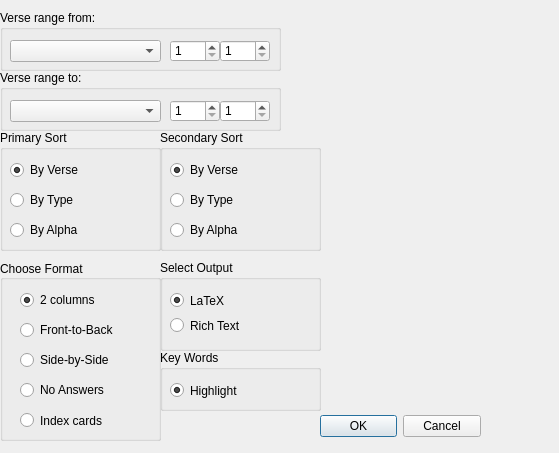
<?xml version="1.0" encoding="UTF-8"?>
<ui version="4.0">
 <class>Dialog</class>
 <widget class="QDialog" name="Dialog">
  <property name="geometry">
   <rect>
    <x>0</x>
    <y>0</y>
    <width>559</width>
    <height>453</height>
   </rect>
  </property>
  <property name="windowTitle">
   <string>Dialog</string>
  </property>
  <widget class="QDialogButtonBox" name="OkBox">
   <property name="geometry">
    <rect>
     <x>320</x>
     <y>410</y>
     <width>161</width>
     <height>32</height>
    </rect>
   </property>
   <property name="sizePolicy">
    <sizepolicy hsizetype="Expanding" vsizetype="Expanding">
     <horstretch>0</horstretch>
     <verstretch>0</verstretch>
    </sizepolicy>
   </property>
   <property name="standardButtons">
    <set>QDialogButtonBox::Cancel|QDialogButtonBox::Ok</set>
   </property>
  </widget>
  <widget class="QGroupBox" name="fromBox">
   <property name="geometry">
    <rect>
     <x>0</x>
     <y>10</y>
     <width>281</width>
     <height>61</height>
    </rect>
   </property>
   <property name="title">
    <string>Verse range from:</string>
   </property>
   <widget class="QSpinBox" name="verse1">
    <property name="geometry">
     <rect>
      <x>220</x>
      <y>30</y>
      <width>50</width>
      <height>22</height>
     </rect>
    </property>
    <property name="minimum">
     <number>1</number>
    </property>
   </widget>
   <widget class="QComboBox" name="book1">
    <property name="geometry">
     <rect>
      <x>10</x>
      <y>30</y>
      <width>151</width>
      <height>22</height>
     </rect>
    </property>
   </widget>
   <widget class="QSpinBox" name="chapter1">
    <property name="geometry">
     <rect>
      <x>170</x>
      <y>30</y>
      <width>50</width>
      <height>22</height>
     </rect>
    </property>
    <property name="minimum">
     <number>1</number>
    </property>
   </widget>
  </widget>
  <widget class="QGroupBox" name="ToBox">
   <property name="geometry">
    <rect>
     <x>0</x>
     <y>70</y>
     <width>281</width>
     <height>61</height>
    </rect>
   </property>
   <property name="title">
    <string>Verse range to:</string>
   </property>
   <widget class="QSpinBox" name="verse2">
    <property name="geometry">
     <rect>
      <x>220</x>
      <y>30</y>
      <width>50</width>
      <height>22</height>
     </rect>
    </property>
    <property name="minimum">
     <number>1</number>
    </property>
   </widget>
   <widget class="QComboBox" name="book2">
    <property name="geometry">
     <rect>
      <x>10</x>
      <y>30</y>
      <width>151</width>
      <height>22</height>
     </rect>
    </property>
   </widget>
   <widget class="QSpinBox" name="chapter2">
    <property name="geometry">
     <rect>
      <x>170</x>
      <y>30</y>
      <width>50</width>
      <height>22</height>
     </rect>
    </property>
    <property name="minimum">
     <number>1</number>
    </property>
   </widget>
  </widget>
  <widget class="QGroupBox" name="formatBox">
   <property name="geometry">
    <rect>
     <x>0</x>
     <y>260</y>
     <width>161</width>
     <height>181</height>
    </rect>
   </property>
   <property name="title">
    <string>Choose Format</string>
   </property>
   <property name="alignment">
    <set>Qt::AlignLeading|Qt::AlignLeft|Qt::AlignVCenter</set>
   </property>
   <widget class="QRadioButton" name="noanswerbutton">
    <property name="geometry">
     <rect>
      <x>20</x>
      <y>120</y>
      <width>131</width>
      <height>20</height>
     </rect>
    </property>
    <property name="text">
     <string>No Answers</string>
    </property>
   </widget>
   <widget class="QRadioButton" name="sidebysidebutton">
    <property name="geometry">
     <rect>
      <x>20</x>
      <y>90</y>
      <width>131</width>
      <height>20</height>
     </rect>
    </property>
    <property name="text">
     <string>Side-by-Side</string>
    </property>
   </widget>
   <widget class="QRadioButton" name="fronttobackbutton">
    <property name="geometry">
     <rect>
      <x>20</x>
      <y>60</y>
      <width>131</width>
      <height>20</height>
     </rect>
    </property>
    <property name="text">
     <string>Front-to-Back</string>
    </property>
   </widget>
   <widget class="QRadioButton" name="twocolumnbutton">
    <property name="geometry">
     <rect>
      <x>20</x>
      <y>30</y>
      <width>131</width>
      <height>20</height>
     </rect>
    </property>
    <property name="text">
     <string>2 columns</string>
    </property>
    <property name="checked">
     <bool>true</bool>
    </property>
   </widget>
   <widget class="QRadioButton" name="indexbutton">
    <property name="geometry">
     <rect>
      <x>20</x>
      <y>150</y>
      <width>131</width>
      <height>21</height>
     </rect>
    </property>
    <property name="text">
     <string>Index cards</string>
    </property>
   </widget>
  </widget>
  <widget class="QGroupBox" name="sortBox1">
   <property name="geometry">
    <rect>
     <x>0</x>
     <y>130</y>
     <width>161</width>
     <height>121</height>
    </rect>
   </property>
   <property name="title">
    <string>Primary Sort</string>
   </property>
   <widget class="QRadioButton" name="alphabutton">
    <property name="geometry">
     <rect>
      <x>10</x>
      <y>90</y>
      <width>131</width>
      <height>20</height>
     </rect>
    </property>
    <property name="text">
     <string>By Alpha</string>
    </property>
   </widget>
   <widget class="QRadioButton" name="typebutton">
    <property name="geometry">
     <rect>
      <x>10</x>
      <y>60</y>
      <width>131</width>
      <height>20</height>
     </rect>
    </property>
    <property name="text">
     <string>By Type</string>
    </property>
   </widget>
   <widget class="QRadioButton" name="versebutton">
    <property name="geometry">
     <rect>
      <x>10</x>
      <y>30</y>
      <width>121</width>
      <height>20</height>
     </rect>
    </property>
    <property name="text">
     <string>By Verse</string>
    </property>
    <property name="checked">
     <bool>true</bool>
    </property>
   </widget>
  </widget>
  <widget class="QGroupBox" name="sortBox2">
   <property name="geometry">
    <rect>
     <x>160</x>
     <y>130</y>
     <width>161</width>
     <height>121</height>
    </rect>
   </property>
   <property name="title">
    <string>Secondary Sort</string>
   </property>
   <widget class="QRadioButton" name="alphabutton2">
    <property name="geometry">
     <rect>
      <x>10</x>
      <y>90</y>
      <width>80</width>
      <height>20</height>
     </rect>
    </property>
    <property name="text">
     <string>By Alpha</string>
    </property>
   </widget>
   <widget class="QRadioButton" name="typebutton2">
    <property name="geometry">
     <rect>
      <x>10</x>
      <y>60</y>
      <width>80</width>
      <height>20</height>
     </rect>
    </property>
    <property name="text">
     <string>By Type</string>
    </property>
   </widget>
   <widget class="QRadioButton" name="versebutton2">
    <property name="geometry">
     <rect>
      <x>10</x>
      <y>30</y>
      <width>80</width>
      <height>20</height>
     </rect>
    </property>
    <property name="text">
     <string>By Verse</string>
    </property>
    <property name="checked">
     <bool>true</bool>
    </property>
   </widget>
  </widget>
  <widget class="QGroupBox" name="outputBox">
   <property name="geometry">
    <rect>
     <x>160</x>
     <y>260</y>
     <width>161</width>
     <height>91</height>
    </rect>
   </property>
   <property name="title">
    <string>Select Output</string>
   </property>
   <widget class="QRadioButton" name="LaTeXButton">
    <property name="geometry">
     <rect>
      <x>10</x>
      <y>30</y>
      <width>103</width>
      <height>21</height>
     </rect>
    </property>
    <property name="text">
     <string>LaTeX</string>
    </property>
    <property name="checked">
     <bool>true</bool>
    </property>
   </widget>
   <widget class="QRadioButton" name="RTFButton">
    <property name="geometry">
     <rect>
      <x>10</x>
      <y>50</y>
      <width>103</width>
      <height>31</height>
     </rect>
    </property>
    <property name="text">
     <string>Rich Text</string>
    </property>
   </widget>
  </widget>
  <widget class="QGroupBox" name="KeyWordBox">
   <property name="geometry">
    <rect>
     <x>160</x>
     <y>350</y>
     <width>161</width>
     <height>61</height>
    </rect>
   </property>
   <property name="title">
    <string>Key Words</string>
   </property>
   <widget class="QRadioButton" name="KeyWordButton">
    <property name="geometry">
     <rect>
      <x>10</x>
      <y>30</y>
      <width>101</width>
      <height>21</height>
     </rect>
    </property>
    <property name="text">
     <string>Highlight</string>
    </property>
    <property name="checked">
     <bool>true</bool>
    </property>
   </widget>
  </widget>
  <widget class="QWidget" name="verticalLayoutWidget">
   <property name="geometry">
    <rect>
     <x>320</x>
     <y>60</y>
     <width>231</width>
     <height>271</height>
    </rect>
   </property>
   <layout class="QVBoxLayout" name="TypeBox"/>
  </widget>
 </widget>
 <tabstops>
  <tabstop>book1</tabstop>
  <tabstop>chapter1</tabstop>
  <tabstop>verse1</tabstop>
  <tabstop>book2</tabstop>
  <tabstop>chapter2</tabstop>
  <tabstop>verse2</tabstop>
  <tabstop>versebutton</tabstop>
  <tabstop>typebutton</tabstop>
  <tabstop>alphabutton</tabstop>
  <tabstop>versebutton2</tabstop>
  <tabstop>typebutton2</tabstop>
  <tabstop>alphabutton2</tabstop>
  <tabstop>twocolumnbutton</tabstop>
  <tabstop>fronttobackbutton</tabstop>
  <tabstop>sidebysidebutton</tabstop>
  <tabstop>noanswerbutton</tabstop>
  <tabstop>LaTeXButton</tabstop>
  <tabstop>RTFButton</tabstop>
  <tabstop>OkBox</tabstop>
 </tabstops>
 <resources/>
 <connections/>
</ui>
